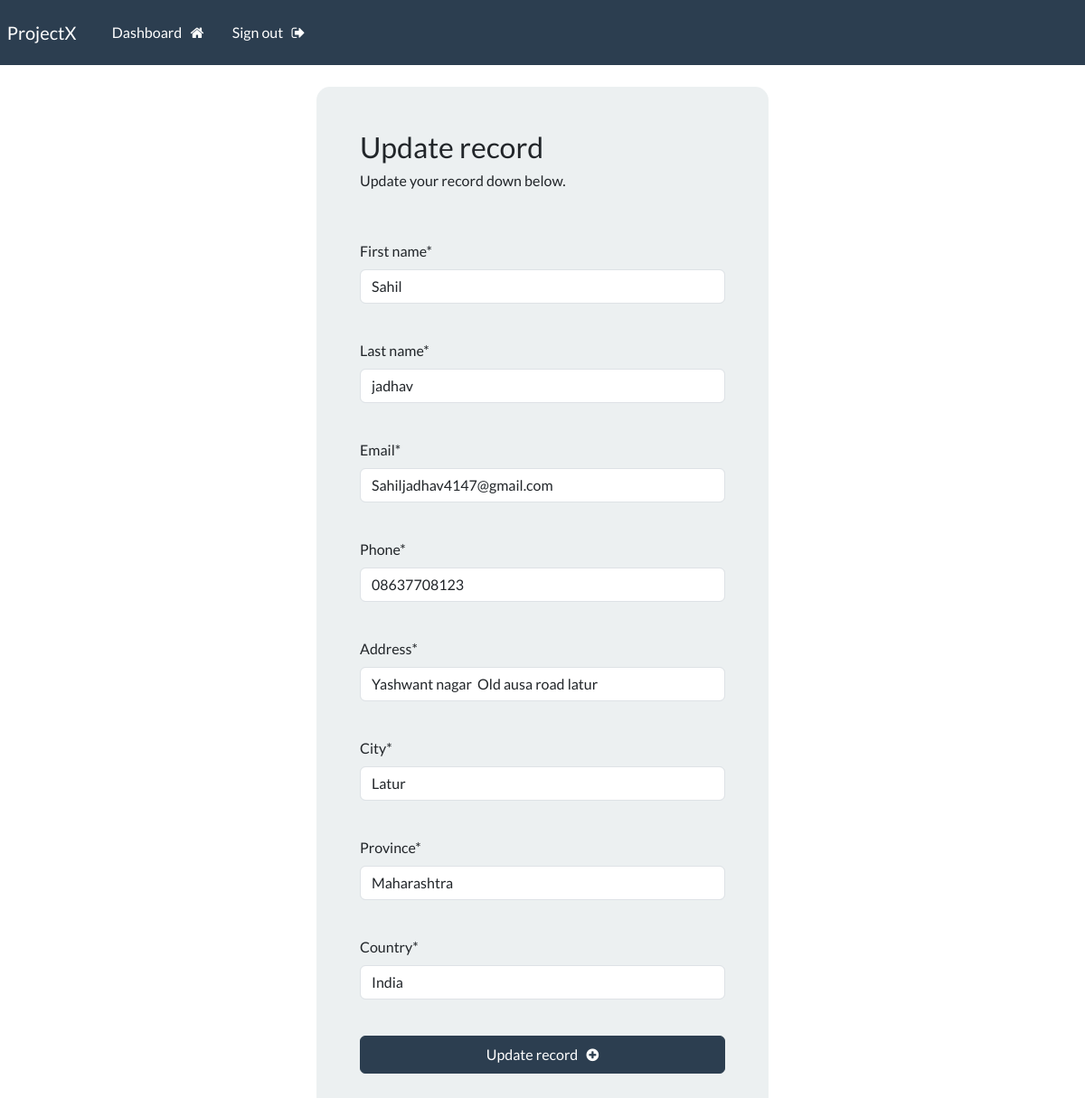
Page /update_record/6 (signed in) on the committed database.
### webapp/models.py (models this page shows, shortened)
class Record(models.Model):
    creation_date = models.DateTimeField(auto_now_add=True)
    first_name = models.CharField(max_length=100)
    last_name = models.CharField(max_length=100)
    email = models.CharField(max_length=255)
    phone = models.CharField(max_length=20)
    address = models.CharField(max_length=300)
    city = models.CharField(max_length=255)
    province = models.CharField(max_length=200)
    country = models.CharField(max_length=123)

### webapp/views.py (the view)
# urls.py: path('update_record/<int:pk>', views.update_record, name='update-record'),
@login_required(login_url='my-login')
def update_record(request, pk):
    record = Record.objects.get(id=pk)
    form = UpdateRecordForm(instance=record)
    if request.method == "POST" :
        form = UpdateRecordForm(request.POST, instance=record)
        if form.is_valid():
            form.save()
            messages.success(request, "Your record was updated!")
            return redirect("dashboard")
    context = {'form' :form}
    return render(request, 'webapp/update-record.html', context=context)

### webapp/forms.py
class UpdateRecordForm(forms.ModelForm):
    class Meta:
        model = Record
        fields = ['first_name', 'last_name', 'email', 'phone', 'address', 'city', 'province', 'country']

### webapp/templates/webapp/update-record.html (shortened to what this page needs)
{% extends 'webapp/base.html' %}
{% load crispy_forms_tags %}
{% block content %}
<body>
    <div class="container bg-light shadow-md p-5 form-layout">
        <h3> Update record </h3>
        <h6> Update your record down below. </h6>
        <br>
        <br>
        <form method="POST" autocomplete="off">
            {{form.first_name|as_crispy_field}}
            <br>
            {{form.last_name|as_crispy_field}}
            <br>
            {{form.email|as_crispy_field}}
            <br>
            {{form.phone|as_crispy_field}}
            <br>
            {{form.address|as_crispy_field}}
            <br>
            {{form.city|as_crispy_field}}
            <br>
            {{form.province|as_crispy_field}}
            <br>
            {{form.country|as_crispy_field}}
            <br>
            <button type="submit" class="btn btn-primary w-100 btn-block p-2"> Update record &nbsp; <i class="fa fa-plus-circle" aria-hidden="true"></i> </button>
           </form>
           </div>
           </body>
{% endblock %}

### static/css/styles.css (style rules this page uses)
.form-layout { border-radius: 15px; width: 500px; }

### rows in the picture
Record: first_name "Sahil", last_name "jadhav", email "Sahiljadhav4147@gmail.com", phone "08637708123", address "Yashwant nagar Old ausa road latur", city "Latur", province "Maharashtra", country "India"
